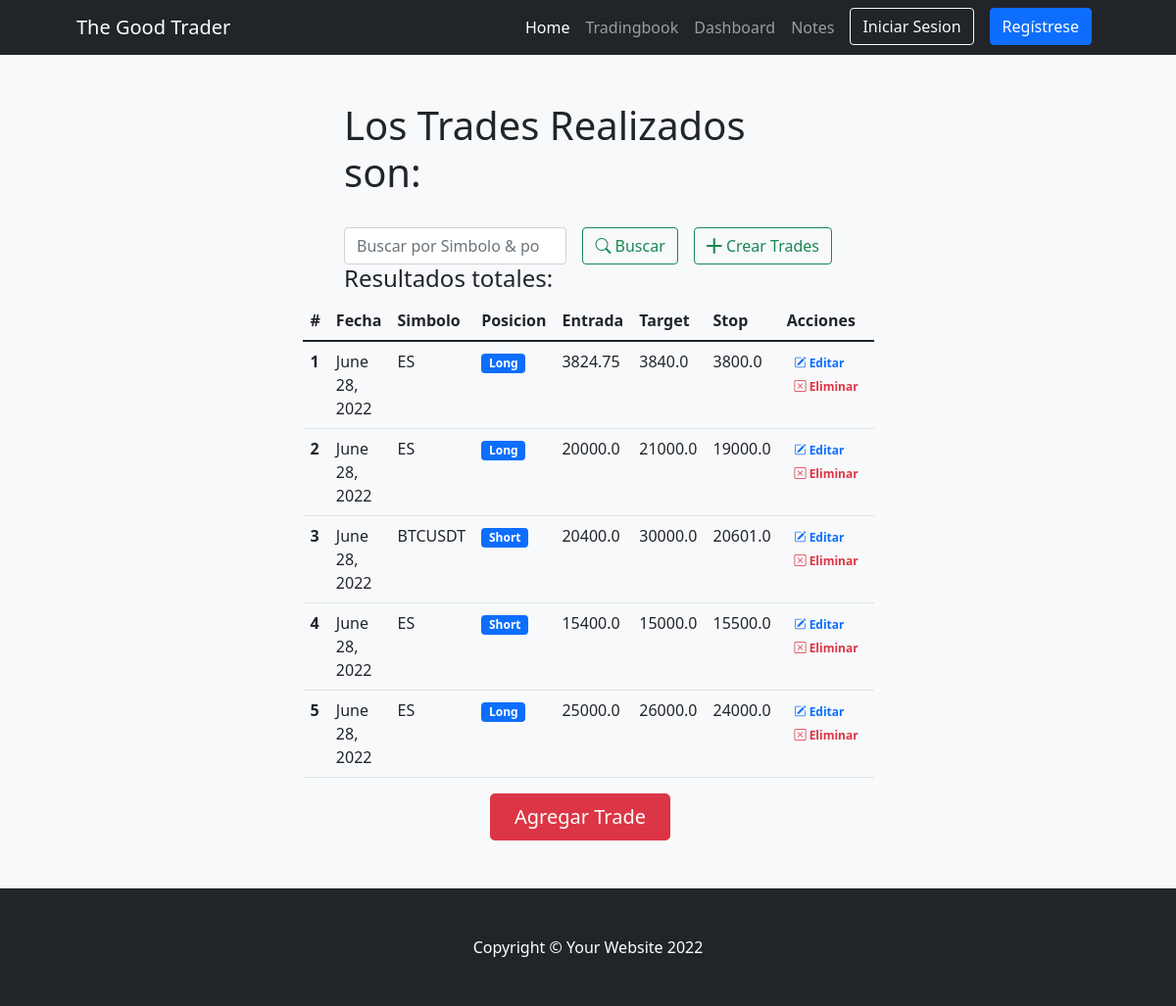
/tradingbook/trades/, run on the app's committed database.
### tradingbookapp/models.py (models this page shows)
class Trade(models.Model):
    fecha = models.DateField("Fecha de operacion (mm/dd/yyyy)",auto_now_add=False,auto_now=False,blank=True,null=True)
    simbolo = models.CharField("Simbolo",max_length=30)
    posiciones = (
        (1,"Long"),
        (2,"Short")
    )
    posicion = models.PositiveSmallIntegerField("Posicion",choices=posiciones)
    entrada = models.FloatField("Precio Entrada",)
    target = models.FloatField("Target")
    stop = models.FloatField("stop")

### tradingbookapp/views.py (the view, shortened to what this page needs)
# urls.py: path('trades/',views.Trades,name="Trades"),
def Trades(request):
    trades = Trade.objects.all()
    ctx = {'trades':trades}
    return render(request,'tradingbookapp/trades.html',ctx)

### tradingbookapp/templates/tradingbookapp/trades.html (shortened to what this page needs)
{% extends "tradingbookapp/base.html" %}
{%block contenidopagina%}
<section class="bg-light py-5 border-bottom">
    <div class="container px-5">
        <div class="row gx-5 justify-content-center">
            <div class="col-lg-6">
                <h1>Los Trades Realizados son:</h1>
                <br>
                <div class="row gx-5 justify-content-center">
                    <div class="col-lg-12">
                        <form class="d-flex my-2 my-lg-0" action="" method="post">
                            <input class="flex-grow-0 form-control mr-sm-2" type="search" name="search" placeholder="Buscar por Simbolo & posicion" aria-label="Search">
                            <button class="btn btn-outline-success text-nowrap ms-3 my-2 my-sm-0" type="submit"> <i class="bi bi-search"></i> Buscar</button>
                            <a class="btn btn-outline-success text-nowrap ms-3 my-2 my-sm-0" href="{% url 'crear_trades' %}"> <i class="bi bi-plus-lg"></i> Crear Trades</a>
                        </form>
                    </div>
                    <br>
                    <h4>Resultados
                        {% if search %}
                            para "{{busqueda}}":
                        {% else %}
                            totales:
                        {% endif %}
                    </h4>
                    <br>
                <table class="table">
                    <thead>
                        <th scope="col">#</th>
                        <th scope="col">Fecha</th>
                        <th scope="col">Simbolo</th>
                        <th scope="col">Posicion</th>
                        <th scope="col">Entrada</th>
                        <th scope="col">Target</th>
                        <th scope="col">Stop</th>
                        <th scope="col">Acciones</th>
                    </thead>
                    <ul class= "list-group list-group-numbered">
                        {% for trade in trades  %}
                        <tr>
                            <th scope="row">{{forloop.counter}}</th>
                            <td>{{trade.fecha}}</td>
                            <td>{{trade.simbolo}}</td>
                            <td><span class= "badge bg-primary rounded-pill>">{{trade.get_posicion_display}}</span></td>
                            <td>{{trade.entrada}}</td>
                            <td>{{trade.target}}</td>
                            <td>{{trade.stop}}</td>
                            <td>
                                <a href="{% url 'Editar_trade' trade.id %}" class="text-primary badge badge-primary text-decoration-none"> <i class="bi bi-pencil-square"></i> Editar</a>
                                <a href="{% url 'Eliminar_trade' trade.id %}" class="text-danger badge badge-danger text-decoration-none"> <i class="bi bi-x-square"></i> Eliminar</a>
                            </td>
                        </tr>
                        {% endfor %}
                    </ul>
                </table>
                <div class="d-grid gap-3 d-sm-flex justify-content-sm-center">
                    <a class="btn btn-danger btn-lg px-4 me-sm-3" href="{%url 'crear_trades' %}">Agregar Trade</a>
                </div>
            </div>
        </div>
    </div>
</section>
{%endblock%}

### data on the page
Trade: fecha "June 28, 2022", simbolo "ES", posicion "Long", entrada "3824.75", target "3840.0", stop "3800.0"
Trade: fecha "June 28, 2022", simbolo "ES", posicion "Long", entrada "20000.0", target "21000.0", stop "19000.0"
Trade: fecha "June 28, 2022", simbolo "BTCUSDT", posicion "Short", entrada "20400.0", target "30000.0", stop "20601.0"
Trade: fecha "June 28, 2022", simbolo "ES", posicion "Short", entrada "15400.0", target "15000.0", stop "15500.0"
Trade: fecha "June 28, 2022", simbolo "ES", posicion "Long", entrada "25000.0", target "26000.0", stop "24000.0"
